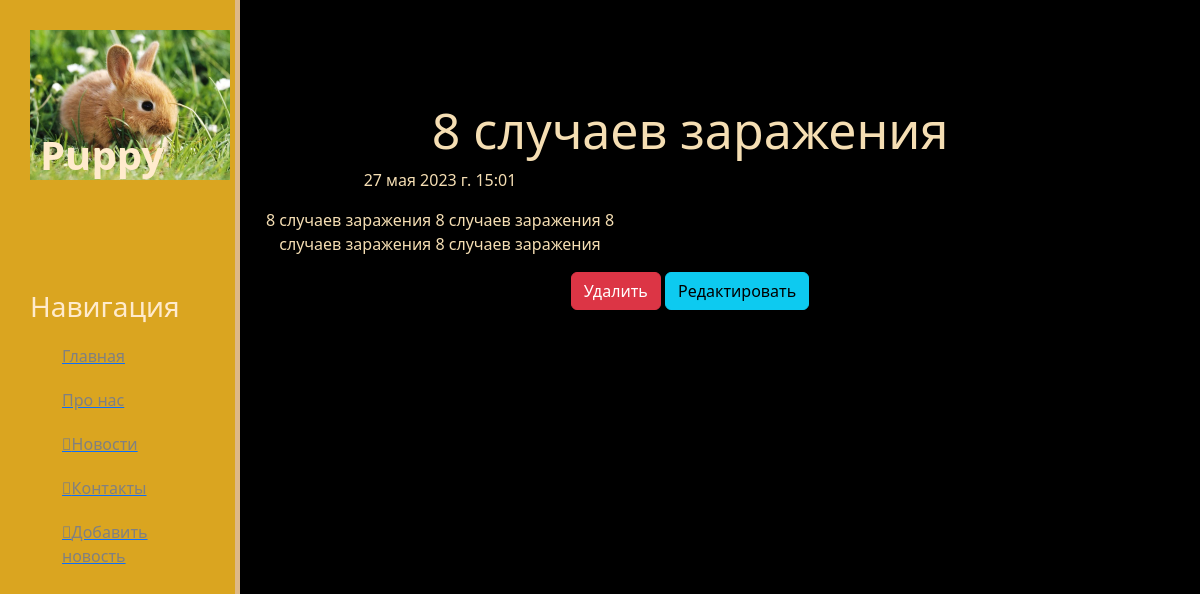
The page /news/2 on the database its author committed.
### news/models.py (models this page shows, shortened)
class Articles(models.Model):
    title = models.CharField('Название',max_length=50,default='')
    anons = models.CharField('Анонс',max_length=250,default='')
    full_text = models.TextField('Статья')
    date = models.DateTimeField('Дата публикации')
    class Meta:
        verbose_name = 'Новость'
        verbose_name_plural = 'Новости'

### news/views.py (the view)
# urls.py: path('<int:pk>',views.NewsDetailView.as_view(),name='news-detail'),
class NewsDetailView(DetailView):
    model = Articles
    template_name = 'news/details_view.html'
    context_object_name = 'article'

### news/templates/news/details_view.html (shortened to what this page needs)
{% extends 'main/layout.html' %}
{% block content %}
    <div class = "features">
        <h1>{{ article.title }}</h1>
        <p>{{ article.date }}</p>
        <p>{{ article.full_text }}</p>
        <a href="{% url 'news-delete' article.id %}" class="btn btn-danger">Удалить</a>
        <a href="{% url 'news-update' article.id %}" class="btn btn-info">Редактировать</a>
    </div>
{% endblock %}

### main/static/main/css/main.css (style rules this page uses)
body { background: black; }
main .features { float: left; color: wheat; margin-top: 100px; text-align: center; width: 75%; }
main .features h1 { font-size: 50px; }
main .features p { max-width: 400px; margin: 20 px auto; }

### rows shown on the page
Articles: title "8 случаев заражения", date "27 мая 2023 г. 15:01", full_text "8 случаев заражения 8 случаев заражения 8 случаев заражения 8 случаев заражения"
